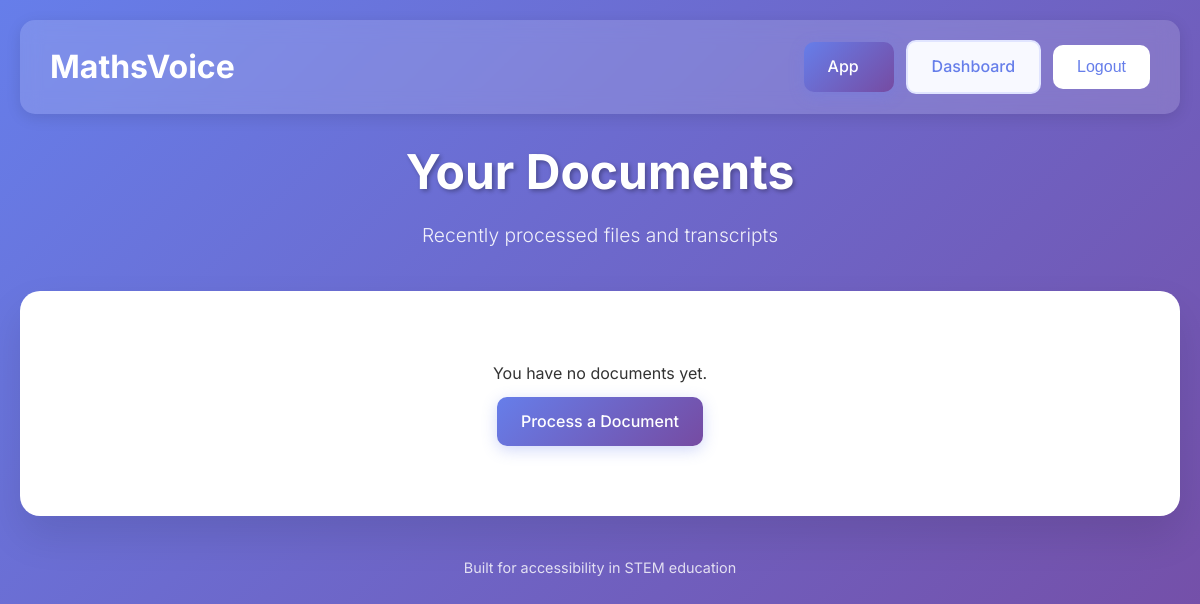
The app's page /dashboard (signed in), older data.
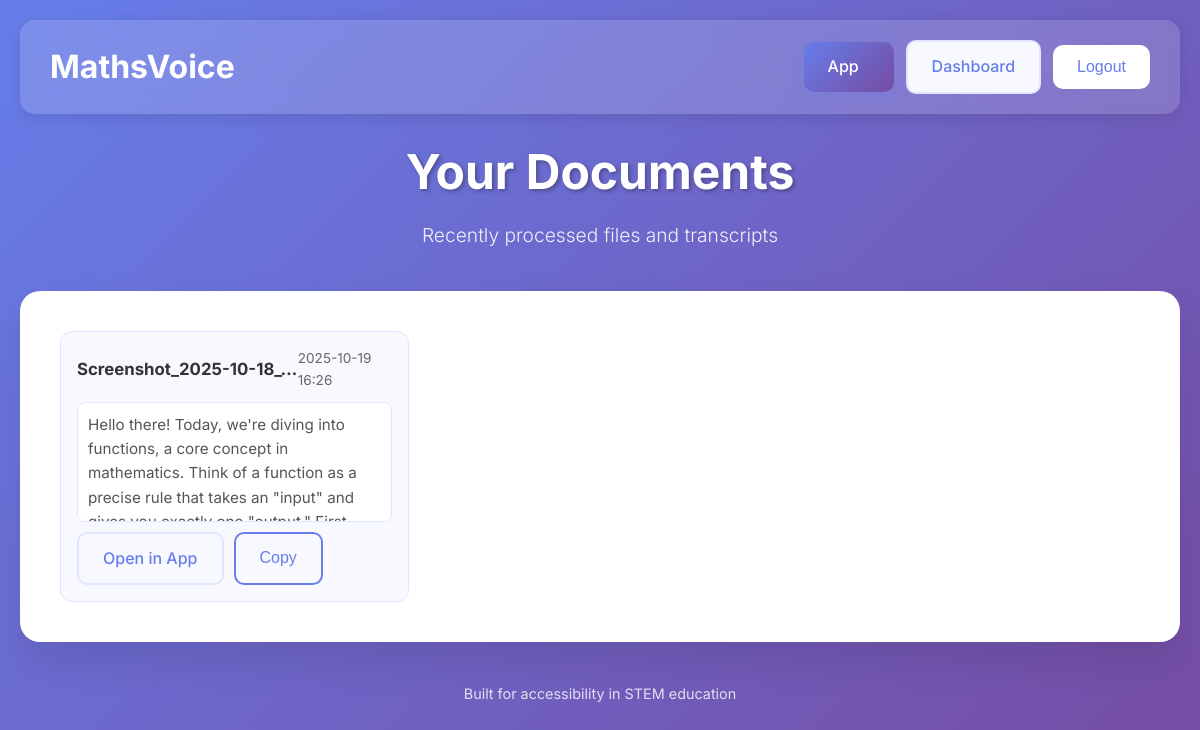
The same page, newer data.
### app.py (models this page shows)
class Document(db.Model):
    id = db.Column(Integer, primary_key=True)
    user_id = db.Column(Integer, ForeignKey('user.id'), nullable=False)
    filename = db.Column(String, nullable=False)
    upload_time = db.Column(DateTime, default=db.func.now())
    original_text = db.Column(Text)  # Raw Mathpix text
    transcript = db.Column(Text)     # Final narrated text (Gemini summary)
    voice_id = db.Column(String)     # Selected voice used for narration
    user = relationship('User', back_populates='documents')

### app.py (the view)
@app.route('/dashboard')
@login_required
def dashboard():
    user_docs = db.session.execute(
        db.select(Document).where(Document.user_id == current_user.id).order_by(Document.upload_time.desc())
    ).scalars().all()
    return render_template('dashboard.html', documents=user_docs)

### app.py (called while the page is built)
@login_manager.user_loader
def load_user(user_id):
    return db.get_or_404(User, user_id)

### templates/dashboard.html (shortened to what this page needs)
<!DOCTYPE html>
<html lang="en">
<head>
    <link rel="stylesheet" href="{{ url_for('static', filename='styles.css') }}">
</head>
<body>
    <div class="container">
        <nav class="navbar" style="display: flex; justify-content: space-between; align-items: center; padding: 20px 30px; background: rgba(255, 255, 255, 0.15); backdrop-filter: blur(10px); border-radius: 15px; margin-bottom: 20px; box-shadow: 0 4px 15px rgba(0, 0, 0, 0.1);">
            <div class="navbar-brand" style="display: flex; align-items: center;">
                <a href="{{ url_for('home') }}" style="text-decoration: none; color: white; font-size: 2rem; font-weight: 700;">
                    <span style="font-weight: 700;">MathsVoice</span>
                </a>
            </div>
            <div class="navbar-links" style="display: flex; gap: 12px; align-items:center;">
                <a href="{{ url_for('index') }}" class="btn btn-primary" style="min-width: 90px;">App</a>
                <a href="{{ url_for('dashboard') }}" class="btn btn-secondary" aria-current="page" style="min-width: 110px;">Dashboard</a>
                <form action="{{ url_for('logout') }}" method="post" style="display: inline;">
                    <button type="submit" class="btn btn-outline" aria-label="Logout" style="min-width: 90px; background: white; color: #667eea; border: none;">Logout</button>
                </form>
            </div>
        </nav>
        <header class="header">
            <h1 class="title">Your Documents</h1>
            <p class="subtitle">Recently processed files and transcripts</p>
        </header>
        <main class="main-content">
            {% if documents and documents|length > 0 %}
                <div role="list" aria-label="Processed documents" style="display: grid; grid-template-columns: repeat(auto-fill, minmax(280px, 1fr)); gap: 16px;">
                    {% for d in documents %}
                    <article role="listitem" class="doc-card" style="background:#f8f9ff; border:1px solid #e1e5ff; border-radius:12px; padding:16px; display:flex; flex-direction:column; gap:10px;">
                        <div style="display:flex; justify-content:space-between; align-items:center;">
                            <h3 style="margin:0; font-size:1.05rem; color:#333; max-width:70%; overflow:hidden; text-overflow:ellipsis; white-space:nowrap;" title="{{ d.filename }}">{{ d.filename }}</h3>
                            <span style="font-size:0.85rem; color:#666;">{{ d.upload_time.strftime('%Y-%m-%d %H:%M') if d.upload_time else '' }}</span>
                        </div>
                        <div style="font-size:0.95rem; color:#555; max-height:120px; overflow:auto; background:white; border-radius:8px; padding:10px; border:1px solid #e1e5ff;" aria-label="Transcript preview">
                            {{ (d.transcript or d.original_text or '')[:300] }}{% if (d.transcript or d.original_text) and (d.transcript or d.original_text)|length > 300 %}...{% endif %}
                        </div>
                        <div style="display:flex; gap:10px; margin-top:auto;">
                            <a class="btn btn-secondary" href="{{ url_for('index') }}">Open in App</a>
                            {% if d.transcript %}
                            <button class="btn btn-outline" onclick="(function(txt){const ta=document.createElement('textarea');ta.value=txt;document.body.appendChild(ta);ta.select();document.execCommand('copy');document.body.removeChild(ta);})(this.dataset.t);" data-t="{{ (d.transcript or '')|replace('"','&quot;')|replace('\n',' ') }}" aria-label="Copy transcript">Copy</button>
                            {% endif %}
                        </div>
                    </article>
                    {% endfor %}
                </div>
            {% else %}
                <div class="empty-state" style="text-align:center; padding:30px;">
                    <p>You have no documents yet.</p>
                    <a href="{{ url_for('index') }}" class="btn btn-primary" style="margin-top:10px;">Process a Document</a>
                </div>
            {% endif %}
        </main>
        <footer class="footer">
            <p>Built for accessibility in STEM education</p>
        </footer>
    </div>
</body>
</html>

### static/styles.css (style rules this page uses)
* { margin: 0; padding: 0; box-sizing: border-box; }
body { font-family: 'Inter', sans-serif; line-height: 1.6; color: #333; background: linear-gradient(135deg, #667eea 0%, #764ba2 100%); min-height: 100vh; }
.container { max-width: 1200px; margin: 0 auto; padding: 20px; }
.header { text-align: center; margin-bottom: 40px; color: white; }
.title { font-size: 3rem; font-weight: 700; margin-bottom: 10px; text-shadow: 2px 2px 4px rgba(0,0,0,0.3); }
.subtitle { font-size: 1.2rem; opacity: 0.9; font-weight: 300; }
.main-content { background: white; border-radius: 20px; padding: 40px; box-shadow: 0 20px 40px rgba(0,0,0,0.1); margin-bottom: 40px; }
.btn { display: inline-flex; align-items: center; gap: 8px; padding: 12px 24px; border: none; border-radius: 10px; font-size: 1rem; font-weight: 500; cursor: pointer; transition: all 0.3s ease; text-decoration: none; min-height: 44px; }
.btn-primary { background: linear-gradient(135deg, #667eea, #764ba2); color: white; box-shadow: 0 4px 15px rgba(102, 126, 234, 0.3); }
.btn-secondary { background: #f8f9ff; color: #667eea; border: 2px solid #e1e5ff; }
.btn-outline { background: transparent; color: #667eea; border: 2px solid #667eea; }
.footer { text-align: center; color: white; opacity: 0.8; font-size: 0.9rem; }

Row changes from the older to the newer data that the page shows:
added Document: filename "Screenshot_2025-10-18_…", upload_time "2025-10-19 16:26", transcript "Hello there! Today, we're diving into functions, a core concept in mathematics. Think of a function as a precise rule that takes an \"input\" and…"
Text that changed along with them:
text no longer shown: "You have no documents yet. Process a Document"
